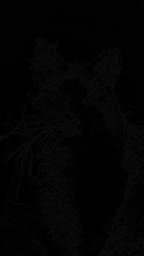
#> input picture grafika-lab5/diff.png, 144 x 256 px, shrunk from 560 x 998 before the run
$ python main.py
#> lines starting #> are read from the running program, lines starting #| are printed output that depends on the picture; after the words box and inside, x2 and y2 are one past the last pixel; in counts of white or black regions, pixels touching at a corner belong together; long printed decimals are rounded
from PIL import Image
import numpy as np
from PIL import ImageChops
from PIL import ImageStat as stat
import matplotlib.pyplot as plt


def statystyki(im: Image) -> None:
    s = stat.Stat(im)
    print("extrema ", s.extrema)
    print("count ", s.count)
    print("mean ", s.mean)
    print("median ", s.median)
    print("stddev ", s.stddev)


def rysuj_histogram_RGB(im: Image) -> None:
    histogram = im.histogram()
    plt.title("histogram  ")
    plt.bar(range(256), hist[:256], color='r', alpha=0.5)
    plt.bar(range(256), hist[256:2 * 256], color='g', alpha=0.4)
    plt.bar(range(256), hist[2 * 256:], color='b', alpha=0.3)
    plt.savefig("histogram1.png")
    plt.show()


im = Image.open('diff.png')
#> im is the input picture: PIL image 144x256 RGB; mean R, G, B 3.5, 3.33, 3.51
print("tryb", im.mode)
#| tryb RGB
print("format", im.format)
#| format PNG
print("rozmiar", im.size)
#| rozmiar (144, 256)
h, w = im.size
#> h = 144; w = 256

statystyki(im)
#| extrema  [(0, 16), (0, 16), (0, 16)]
#| count  [36864, 36864, 36864]
#| mean  [3.495, 3.333, 3.508]
#| median  [2, 2, 3]
#| stddev  [2.591, 2.583, 2.537]

hist = im.histogram()
#> hist = 768 values, max 10154 at index 514, min 0 at index 17, mean 144
p = 0
print(hist[p])
#| 747
print(hist[256 + p])
#| 929
print(hist[2*256 + p])
#| 692

rysuj_histogram_RGB(im)
#> in rysuj_histogram_RGB, `histogram = im.histogram()`: histogram has the same summary as hist outside rysuj_histogram_RGB
#> in rysuj_histogram_RGB, `plt.savefig("histogram1.png")`:
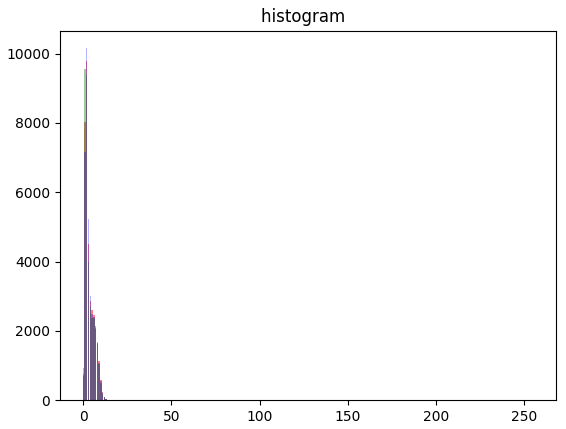
#> figure drawn by matplotlib, 1 panel; tallest bar 9795 high, from x = 1.6 to 2.4; tallest bar 9563 high, from x = 0.6 to 1.4; tallest bar 10154 high, from x = 1.6 to 2.4


def zlicz_roznice_srednia_RGB(obraz, wsp): # wsp - współczynnik określający dokładność oceny
    t_obraz = np.asarray(obraz)
    h, w, d = t_obraz.shape
    zlicz = 0
    for i in range(h):
        for j in range(w):
            if np.mean(t_obraz[i, j, :]) > wsp:
                zlicz = zlicz + 1
    procent = zlicz/(h*w)
    return zlicz, procent


def zlicz_roznice_suma_RGB(obraz, wsp): # wsp - współczynnik określający dokładność oceny
    t_obraz = np.asarray(obraz)
    h, w, d = t_obraz.shape
    zlicz = 0
    for i in range(h):
        for j in range(w):
                if sum(t_obraz[i, j, :]) > wsp:
                    zlicz = zlicz + 1
    procent = zlicz/(h*w)
    return zlicz, procent


print(zlicz_roznice_srednia_RGB(im, 0))
#| (36574, 0.9921)
print(zlicz_roznice_srednia_RGB(im, 10))
#| (437, 0.01185)

print(zlicz_roznice_suma_RGB(im, 0))
#| (36574, 0.9921)
print(zlicz_roznice_suma_RGB(im, 10))
#| (13346, 0.362)
print(zlicz_roznice_suma_RGB(im, 30))
#| (437, 0.01185)

im0 = Image.open("obraz.jpg")
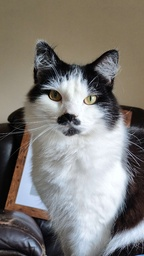
#> input picture grafika-lab5/obraz.jpg, 144 x 256 px, shrunk from 560 x 998 before the run
#> im0 is the input picture: PIL image 144x256 RGB; mean R, G, B 129.2, 126, 121.6
im0.save("obraz1.jpg")
im1 = Image.open("obraz1.jpg")
im1.save("obraz2.jpg")
im2 = Image.open("obraz2.jpg")
im2.save("obraz3.jpg")
im3 = Image.open("obraz3.jpg")
im3.save("obraz4.jpg")
im4 = Image.open("obraz4.jpg")
im4.save("obraz5.jpg")
im5 = Image.open("obraz4.jpg")

diff_0_5 = ImageChops.difference(im0, im5)
diff_0_4 = ImageChops.difference(im0, im4)
diff_0_3 = ImageChops.difference(im0, im3)
diff_0_2 = ImageChops.difference(im0, im2)
diff_0_1 = ImageChops.difference(im0, im1)
diff_4_5 = ImageChops.difference(im4, im5)
#> diff_4_5: PIL image 144x256 RGB; every value is 0
print("roznica 0 vs 1", zlicz_roznice_srednia_RGB(diff_0_1, 0))
#| roznica 0 vs 1 (34928, 0.9475)
print("roznica 0 vs 2", zlicz_roznice_srednia_RGB(diff_0_2, 0))
#| roznica 0 vs 2 (34931, 0.9476)
print("roznica 0 vs 3", zlicz_roznice_srednia_RGB(diff_0_3, 0))
#| roznica 0 vs 3 (34931, 0.9476)
print("roznica 0 vs 4", zlicz_roznice_srednia_RGB(diff_0_4, 0))
#| roznica 0 vs 4 (34931, 0.9476)
print("roznica 0 vs 5", zlicz_roznice_srednia_RGB(diff_0_5, 0))
#| roznica 0 vs 5 (34931, 0.9476)
print("roznica 4 vs 5", zlicz_roznice_srednia_RGB(diff_4_5, 0))
#| roznica 4 vs 5 (0, 0.0)


def odkoduj(obraz1: Image, obraz2: Image) -> Image:
    ob1arr = np.asarray(obraz1)
    ob2arr = np.asarray(obraz2)
    h, w = obraz1.size
    h2, w2 = obraz2.size
    if h != h2 or w != w2:
        raise Exception("Niewłaściwy rozmiar obrazu.")
    diff = ImageChops.difference(obraz1, obraz2)
    diffarr = np.asarray(diff)
    code = [[0 if np.array_equal(element, [0, 0, 0]) else 1 for element in row] for row in diffarr]
    codeimg = Image.fromarray(np.array(code, dtype=np.uint8) * 255)
    return codeimg


jesen = Image.open("jesien.jpg")
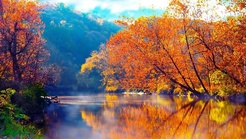
#> input picture grafika-lab5/jesien.jpg, 246 x 139 px, shrunk from 960 x 540 before the run
#> jesen is the input picture: PIL image 246x139 RGB; mean R, G, B 138.7, 107.2, 90.9
kod = Image.open("zakodowany2.bmp")
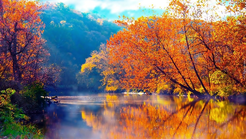
#> input picture grafika-lab5/zakodowany2.bmp, 246 x 139 px, shrunk from 960 x 540 before the run
#> kod is the input picture: PIL image 246x139 RGB; mean R, G, B 138.6, 107.2, 90.9

odkodowany = odkoduj(jesen, kod)
#> in odkoduj, `diff = ImageChops.difference(obraz1, obraz2)`:
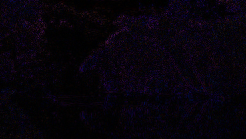
#> diff: PIL image 246x139 RGB; mean R, G, B 6.7, 2.9, 10.4
#> in odkoduj, `code = [[0 if np.array_equal(element, [0, 0, 0]) else 1 for element in..`: code = 139 items
#> in odkoduj, `codeimg = Image.fromarray(np.array(code, dtype=np.uint8) * 255)`:
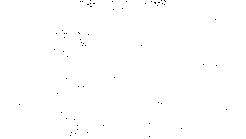
#> codeimg: PIL image 246x139 L; 99.8% white; black in thin lines or dots, all inside (x1, y1, x2, y2) = (19, 0, 227, 137)
odkodowany.show()
odkodowany.save("kod2.bmp")
